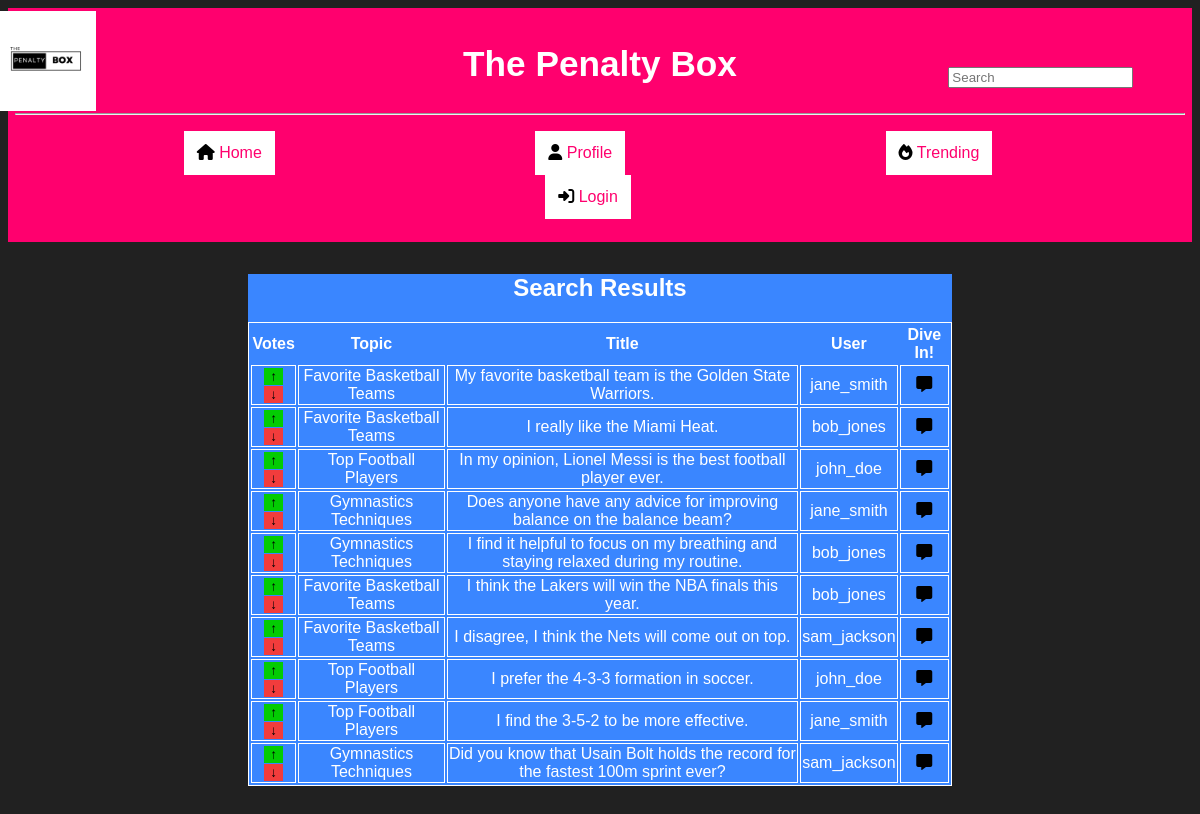
Screenshot of /search.php with the database file from the repository.
### tables this page shows
CREATE TABLE `posts` (
  `post_id` bigint(20) UNSIGNED NOT NULL,
  `topic_id` int(11) NOT NULL,
  `user_id` int(11) NOT NULL,
  `body` text NOT NULL,
  `updated_at` timestamp NOT NULL DEFAULT current_timestamp()
);

CREATE TABLE `topics` (
  `topic_id` bigint(20) UNSIGNED NOT NULL,
  `title` varchar(255) NOT NULL,
  `description` text NOT NULL,
  `created_by` int(11) NOT NULL,
  `updated_at` timestamp NOT NULL DEFAULT current_timestamp()
);

CREATE TABLE `users` (
  `user_id` bigint(20) UNSIGNED NOT NULL,
  `username` varchar(50) NOT NULL,
  `email` varchar(50) NOT NULL,
  `password` varchar(255) NOT NULL,
  `updated_at` timestamp NOT NULL DEFAULT current_timestamp(),
  `is_admin` tinyint(1) DEFAULT 0
);

### search.php (the view, shortened to what this page needs)
<?php
include 'config.php';
if(isset($_SESSION['user'])&& isset($_SESSION['$uid'])) {
  $user = $_SESSION['user'];
  $uid = $_SESSION['$uid'] ;
}else{
  $user = null;
}
?>
<!DOCTYPE html>
<html lang="en">
<head>
    <link rel="stylesheet" type="text/css" href="./css/styles.css">
</head>
<body>
    <header>
        <nav class = "navbar">
            <h1>The Penalty Box</h1>
            <img class = "logo" src = "Penalty.png" width="100em" height="100em">
            <form action="search.php" method="GET">
            <input type="text" name = "search" placeholder="Search">
          </form>
            <hr>
            <ul>
                <li><i class="fa-solid fa-house"></i><a href = "index.php"> Home</a></li>
                <li><i class="fa-solid fa-user"></i><a href = "profile.php"> Profile</a></li>
                <li><i class="fa-solid fa-fire"></i><a href = "trending.php"> Trending</a></li>
                <?php
                  if($user == '' || $user == null){
                    echo " <li><i class='fa-solid fa-right-to-bracket'></i><a href = 'login.html'> Login</a></li>";
                  }else{
                    echo " <li><i class='fa-solid fa-right-to-bracket'></i><a href = 'logout.php'> Logout</a></li>";
                  }
                ?>
            </ul>
        </nav>
    </header>
    <article class = "container">
        <div class="recent">
        <h1>Search Results</h1>
        <table>
            <thead>
              <tr>
                <th>Votes</th>
                <th>Topic</th>
                <th>Title</th>
                <th>User</th>
                <th>Dive In!</th>
              </tr>
            </thead>
            <tbody>
              <?php
              if ($_SERVER["REQUEST_METHOD"] == "GET") {
                $search = $_GET["search"];
            }
            if($search == "" || $search == null) {
                $sql = "SELECT P.post_id, P.body, U.username, T.title FROM posts P JOIN users U ON U.user_id = P.user_id JOIN topics T ON P.topic_id = T.topic_id LIMIT 10";
                $res = $pdo->query($sql);
                while($row = $res->fetch()){
                  echo "<tr>";
                  echo "<td><button class='upvote' onclick='upvoteForum(1)'> &uarr;</button> <button class='downvote' onclick='upvoteForum(1)'>&darr;</button></td>";
                  echo "<td> ".$row["title"]."</td>";
                  echo "<td> ".$row["body"]."</td>";
                  echo "<td> ".$row["username"]."</td>";
                  echo "<td><a href= post.php?post_id=".$row["post_id"]."><i class='fa-solid fa-message'></i></a></td>";
                  echo "</tr>";
                }
            }
              ?>
            </tbody>
          </table>
          </body>
</html>

### css/styles.css (style rules this page uses)
body { background-image: url('bg.jpg'); background-color: #212121 ; font-family: Arial, Helvetica, sans-serif; }
i { color: black; }
.logo { position: absolute; top: .7em; right : 92% }
.navbar { background-color:#ff006e ; color: white; text-align: center; padding: 7px; }
header h1 { font-size: 2.2em; }
header input { position : absolute; top: 5em; right: 5em; }
.navbar li { display: inline-block; background-color: white; margin-right: 10em; margin-left: 6em; padding: 10px; border: solid ; }
.navbar a { text-decoration: none; color: #ff006e ; }
.recent { text-align: center; background-color:#3a86ff ; color: white; margin : 2em 15em ; }
.container table { margin: auto; border: solid 1px white; }
.upvote { background-color: rgb(3, 204, 3); border : none; }
.downvote { background-color: rgb(242, 60, 60); border : none; }
.container table td { border: solid 1px white; }

### rows the page displays
posts: topic.title "Favorite Basketball Teams", body "My favorite basketball team is the Golden State Warriors.", user.username "jane_smith"
posts: topic.title "Favorite Basketball Teams", body "I really like the Miami Heat.", user.username "bob_jones"
posts: topic.title "Top Football Players", body "In my opinion, Lionel Messi is the best football player ever.", user.username "john_doe"
posts: topic.title "Gymnastics Techniques", body "Does anyone have any advice for improving balance on the balance beam?", user.username "jane_smith"
posts: topic.title "Gymnastics Techniques", body "I find it helpful to focus on my breathing and staying relaxed during my routine.", user.username "bob_jones"
posts: topic.title "Favorite Basketball Teams", body "I think the Lakers will win the NBA finals this year.", user.username "bob_jones"
posts: topic.title "Favorite Basketball Teams", body "I disagree, I think the Nets will come out on top.", user.username "sam_jackson"
posts: topic.title "Top Football Players", body "I prefer the 4-3-3 formation in soccer.", user.username "john_doe"
posts: topic.title "Top Football Players", body "I find the 3-5-2 to be more effective.", user.username "jane_smith"
posts: topic.title "Gymnastics Techniques", body "Did you know that Usain Bolt holds the record for the fastest 100m sprint ever?", user.username "sam_jackson"
